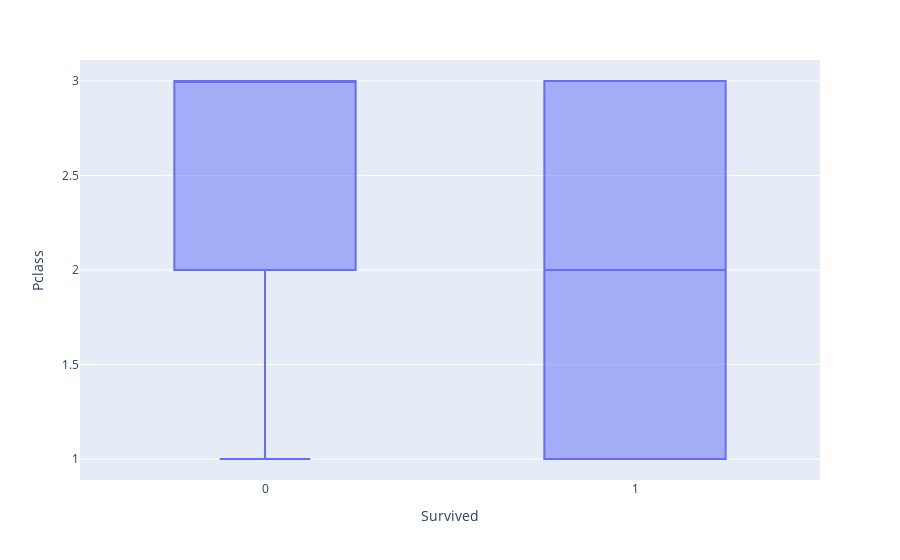
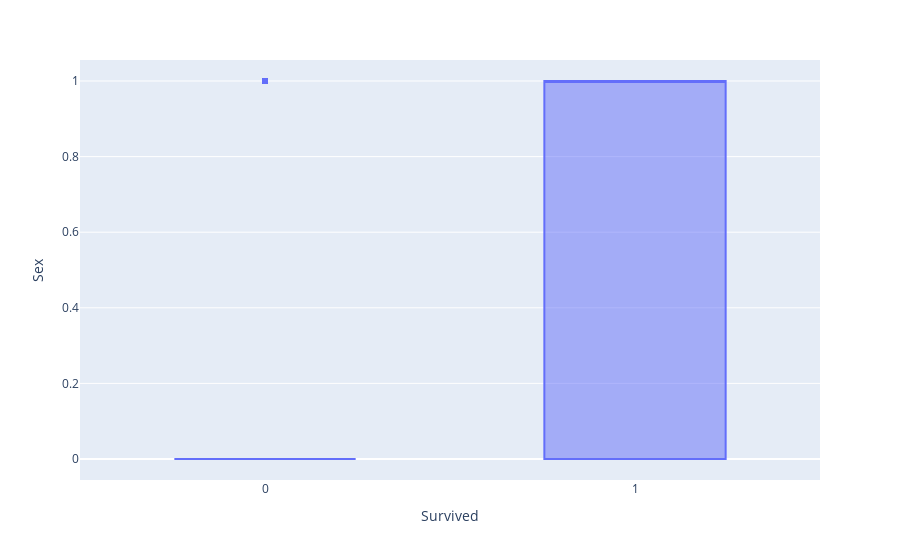
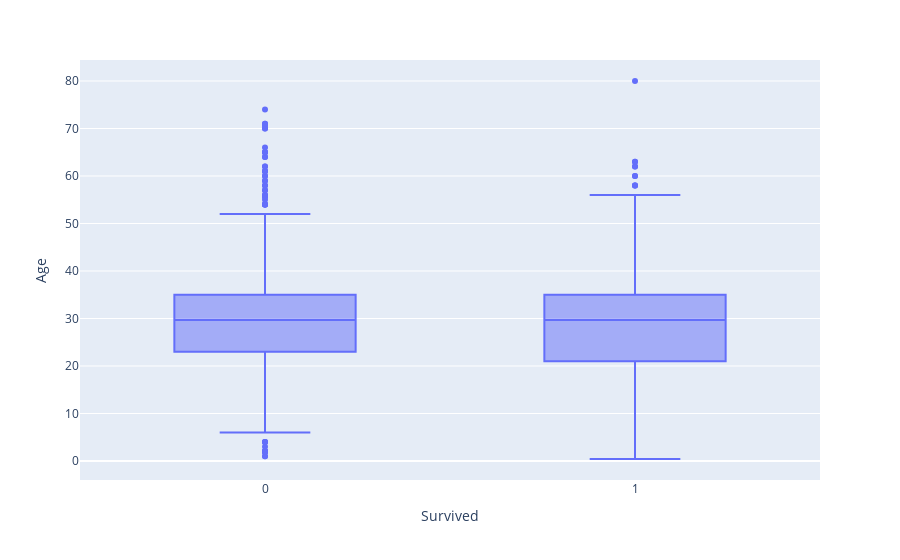
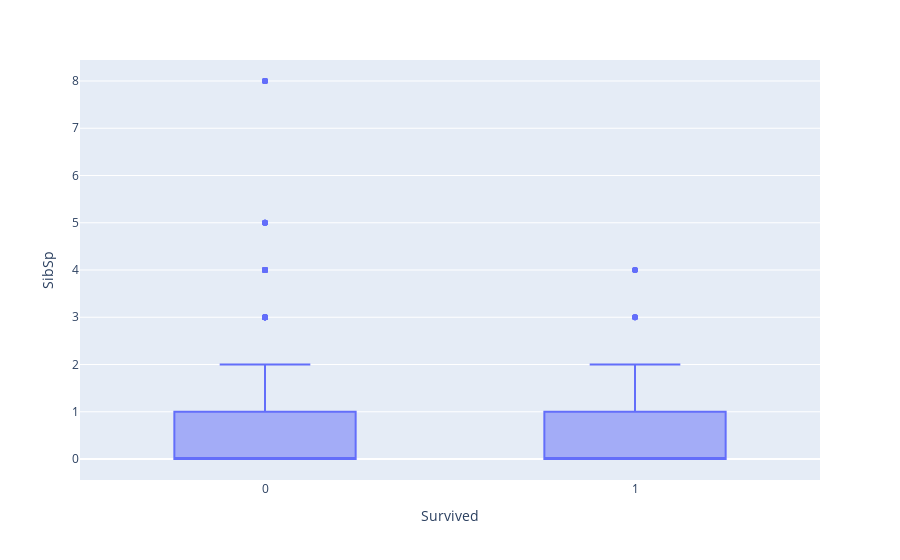

These figures' notebook cell, in order:
### Code cell
# check the outliers
for col in train_data.columns:
    if col != 'Survived':
        fig = px.box(train_data, x='Survived', y=col)
        fig.show()

### Figure 1 — Plotly figure (JSON) as saved in the notebook; plotly's stock layout.template omitted (floating-point values rounded to 4 significant figures; data arrays with more than 128 entries replaced by an {"elided": "..."} marker saying what was removed)
{"data": [{"alignmentgroup": "True", "hovertemplate": "Survived=%{x}<br>Pclass=%{y}<extra></extra>", "legendgroup": "", "marker": {"color": "#636efa"}, "name": "", "notched": false, "offsetgroup": "", "orientation": "v", "showlegend": false, "type": "box", "x": {"elided": "891 int values"}, "x0": " ", "xaxis": "x", "y": {"elided": "891 int values"}, "y0": " ", "yaxis": "y"}], "layout": {"boxmode": "group", "legend": {"tracegroupgap": 0}, "margin": {"t": 60}, "xaxis": {"anchor": "y", "domain": [0, 1], "title": {"text": "Survived"}}, "yaxis": {"anchor": "x", "domain": [0, 1], "title": {"text": "Pclass"}}}}

### Figure 2 — Plotly figure (JSON) as saved in the notebook; plotly's stock layout.template omitted (floating-point values rounded to 4 significant figures; data arrays with more than 128 entries replaced by an {"elided": "..."} marker saying what was removed)
{"data": [{"alignmentgroup": "True", "hovertemplate": "Survived=%{x}<br>Sex=%{y}<extra></extra>", "legendgroup": "", "marker": {"color": "#636efa"}, "name": "", "notched": false, "offsetgroup": "", "orientation": "v", "showlegend": false, "type": "box", "x": {"elided": "891 int values"}, "x0": " ", "xaxis": "x", "y": {"elided": "891 int values"}, "y0": " ", "yaxis": "y"}], "layout": {"boxmode": "group", "legend": {"tracegroupgap": 0}, "margin": {"t": 60}, "xaxis": {"anchor": "y", "domain": [0, 1], "title": {"text": "Survived"}}, "yaxis": {"anchor": "x", "domain": [0, 1], "title": {"text": "Sex"}}}}

### Figure 3 — Plotly figure (JSON) as saved in the notebook; plotly's stock layout.template omitted (floating-point values rounded to 4 significant figures; data arrays with more than 128 entries replaced by an {"elided": "..."} marker saying what was removed)
{"data": [{"alignmentgroup": "True", "hovertemplate": "Survived=%{x}<br>Age=%{y}<extra></extra>", "legendgroup": "", "marker": {"color": "#636efa"}, "name": "", "notched": false, "offsetgroup": "", "orientation": "v", "showlegend": false, "type": "box", "x": {"elided": "891 int values"}, "x0": " ", "xaxis": "x", "y": {"elided": "891 float values"}, "y0": " ", "yaxis": "y"}], "layout": {"boxmode": "group", "legend": {"tracegroupgap": 0}, "margin": {"t": 60}, "xaxis": {"anchor": "y", "domain": [0, 1], "title": {"text": "Survived"}}, "yaxis": {"anchor": "x", "domain": [0, 1], "title": {"text": "Age"}}}}

### Figure 4 — Plotly figure (JSON) as saved in the notebook; plotly's stock layout.template omitted (floating-point values rounded to 4 significant figures; data arrays with more than 128 entries replaced by an {"elided": "..."} marker saying what was removed)
{"data": [{"alignmentgroup": "True", "hovertemplate": "Survived=%{x}<br>SibSp=%{y}<extra></extra>", "legendgroup": "", "marker": {"color": "#636efa"}, "name": "", "notched": false, "offsetgroup": "", "orientation": "v", "showlegend": false, "type": "box", "x": {"elided": "891 int values"}, "x0": " ", "xaxis": "x", "y": {"elided": "891 int values"}, "y0": " ", "yaxis": "y"}], "layout": {"boxmode": "group", "legend": {"tracegroupgap": 0}, "margin": {"t": 60}, "xaxis": {"anchor": "y", "domain": [0, 1], "title": {"text": "Survived"}}, "yaxis": {"anchor": "x", "domain": [0, 1], "title": {"text": "SibSp"}}}}
